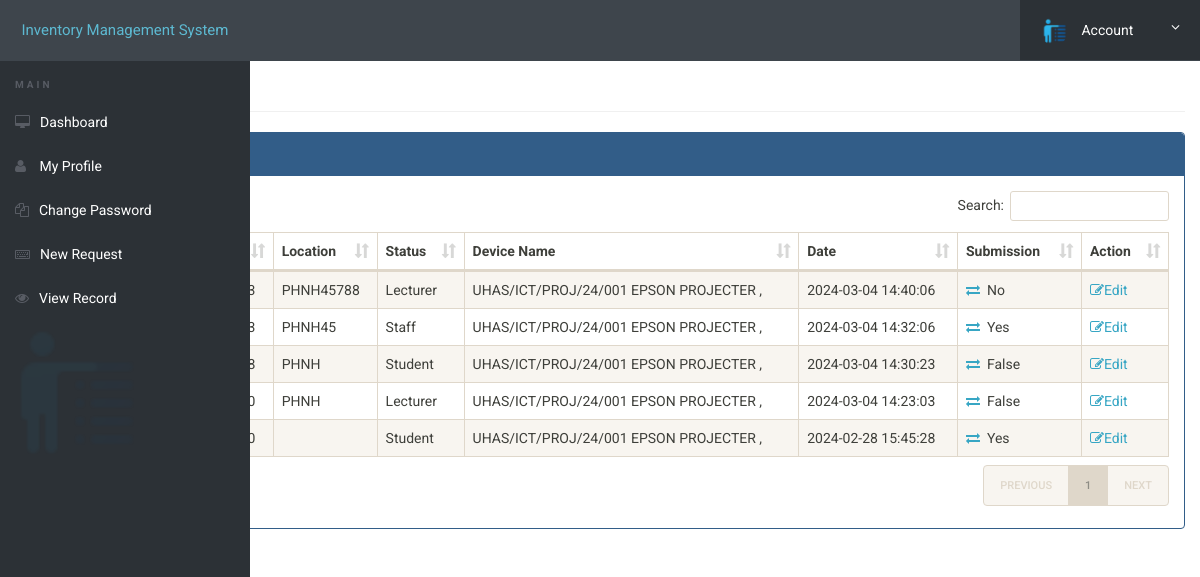
Screenshot of /inventory/view-request.php (signed in) with the database file from the repository.
### tables this page shows
CREATE TABLE `request` (
  `id` int(11) NOT NULL,
  `name` varchar(255) NOT NULL,
  `sid` varchar(255) NOT NULL,
  `contact` varchar(20) NOT NULL,
  `location` varchar(255) NOT NULL,
  `status` varchar(255) NOT NULL,
  `device_name` varchar(255) NOT NULL,
  `date` datetime NOT NULL DEFAULT current_timestamp(),
  `remark` varchar(255) NOT NULL
);

### inventory/view-request.php (the view, shortened to what this page needs)
<?php
include('includes/config.php');
?>
<!doctype html>
<html lang="en" class="no-js">
<head>
	<link rel="stylesheet" href="css/font-awesome.min.css">
	<link rel="stylesheet" href="css/select-bootstrap-multiselect.css">
	<link rel="stylesheet" href="css/font-awesome.min.css">
	<link rel="stylesheet" href="css/bootstrap.min.css">
	<link rel="stylesheet" href="css/dataTables.bootstrap.min.css">
	<link rel="stylesheet" href="css/bootstrap-social.css">
	<link rel="stylesheet" href="css/bootstrap-select.css">
	<link rel="stylesheet" href="css/fileinput.min.css">
	<link rel="stylesheet" href="css/awesome-bootstrap-checkbox.css">
	<link rel="stylesheet" href="css/style.css">
</head>
<body>
	<?php include('includes/header.php');?>
	<div class="ts-main-content">
			<?php include('includes/sidebar.php');?>
		<div class="content-wrapper">
			<div class="container-fluid">
				<div class="row">
					<div class="col-md-12">
						<h3 class="page-title" style="padding-top:1%;">Request Details</h3>
						<div class="panel panel-default panel-primary">
							<div class="panel-heading ">All Request Details</div>
							<div class="panel-body">
								<table id="zctb" class="display table table-striped table-bordered table-hover" cellspacing="0" width="100%">
									<thead>
										<tr>
											<th>Full Name</th>
											<th>Staff / Student ID</th>
											<th>Contact</th>
											<th>Location</th>
											<th>Status</th>
											<th>Device Name</th>
											<th>Date</th>
											<th>Submission</th>
											<th>Action</th>
										</tr>
									</thead>
									<tbody>
<?php
$ret="select * from request order by id desc ";
$stmt= $mysqli->prepare($ret) ;
$stmt->execute() ;
$res=$stmt->get_result();
while($row=$res->fetch_object())
	  {
	  	?>
<td><?php echo $row->name;?></td>
<td><?php echo $row->sid;?></td>
<td><?php echo $row->contact;?></td>
<td><?php echo $row->location;?></td>
<td><?php echo $row->status;?></td>
<td><?php echo $row->device_name;?></td>
<td><?php echo $row->date;?></td>
<td><a href="submission.php?id=<?php echo $row->id;?>"><i class="fa fa-exchange" ></i></a>&nbsp;&nbsp;<?php echo $row->remark;?></td>
<td><a href="edit-request.php?id=<?php echo $row->id;?>"><i class="fa fa-edit"></i>Edit</a>&nbsp;&nbsp;
									<?php
									 } ?>
									</tbody>
								</table>
							</div>
						</div>
					</div>
				</div>
			</div>
		</div>
	</div>
</body>
</html>

### inventory/css/style.css (style rules this page uses)
html { font-size: 14px; }
@media only screen and (min-width: 480px) { html { font-size: 17px; } }
@media only screen and (min-width: 768px) { html { font-size: 14px; } }
body { font-size: 1em; }
a { color: #37a6c4; }
.panel { overflow: hidden; }
.page-title { padding-bottom: 15px; margin-bottom: 20px; border-bottom: 1px solid #f0f0f0; }
.ts-main-content .content-wrapper { padding-top: 15px; margin-top: 20px; }
@media only screen and (min-width: 992px) { .ts-main-content .content-wrapper { margin-left: -250px; margin-right: px; } }

### rows the page displays
request: location "PHNH45788", status "Lecturer", device_name "UHAS/ICT/PROJ/24/001 EPSON PROJECTER ,", date "2024-03-04 14:40:06", remark "No"
request: location "PHNH45", status "Staff", device_name "UHAS/ICT/PROJ/24/001 EPSON PROJECTER ,", date "2024-03-04 14:32:06", remark "Yes"
request: location "PHNH", status "Student", device_name "UHAS/ICT/PROJ/24/001 EPSON PROJECTER ,", date "2024-03-04 14:30:23", remark "False"
request: location "PHNH", status "Lecturer", device_name "UHAS/ICT/PROJ/24/001 EPSON PROJECTER ,", date "2024-03-04 14:23:03", remark "False"
request: status "Student", device_name "UHAS/ICT/PROJ/24/001 EPSON PROJECTER ,", date "2024-02-28 15:45:28", remark "Yes"
